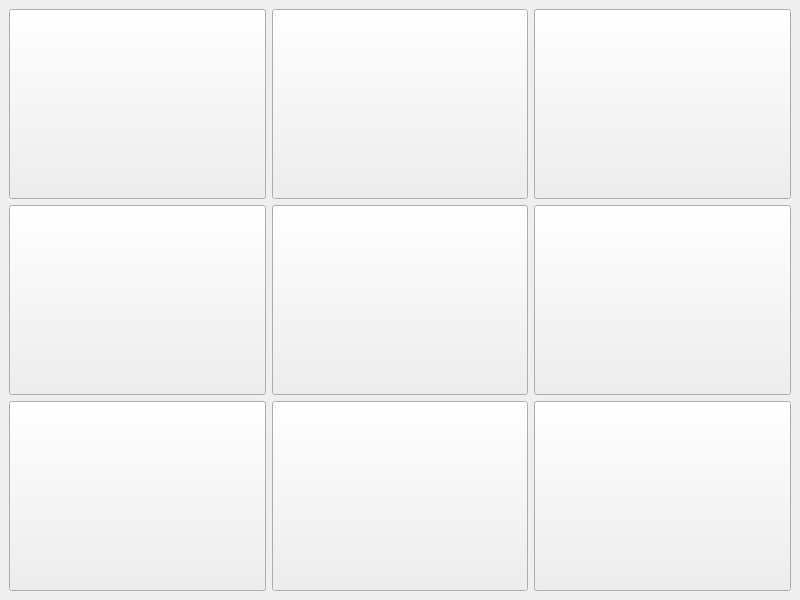
<?xml version="1.0" encoding="UTF-8"?>
<ui version="4.0">
 <class>MainWindow</class>
 <widget class="QMainWindow" name="MainWindow">
  <property name="geometry">
   <rect>
    <x>0</x>
    <y>0</y>
    <width>800</width>
    <height>600</height>
   </rect>
  </property>
  <property name="windowTitle">
   <string>MainWindow</string>
  </property>
  <widget class="QWidget" name="centralwidget">
   <layout class="QGridLayout" name="gridLayout">
    <item row="0" column="1">
     <widget class="QPushButton" name="button01">
      <property name="sizePolicy">
       <sizepolicy hsizetype="Preferred" vsizetype="Preferred">
        <horstretch>0</horstretch>
        <verstretch>0</verstretch>
       </sizepolicy>
      </property>
      <property name="font">
       <font>
        <pointsize>50</pointsize>
       </font>
      </property>
      <property name="text">
       <string/>
      </property>
     </widget>
    </item>
    <item row="1" column="1">
     <widget class="QPushButton" name="button11">
      <property name="sizePolicy">
       <sizepolicy hsizetype="Preferred" vsizetype="Preferred">
        <horstretch>0</horstretch>
        <verstretch>0</verstretch>
       </sizepolicy>
      </property>
      <property name="font">
       <font>
        <pointsize>50</pointsize>
       </font>
      </property>
      <property name="text">
       <string/>
      </property>
     </widget>
    </item>
    <item row="0" column="2">
     <widget class="QPushButton" name="button02">
      <property name="sizePolicy">
       <sizepolicy hsizetype="Preferred" vsizetype="Preferred">
        <horstretch>0</horstretch>
        <verstretch>0</verstretch>
       </sizepolicy>
      </property>
      <property name="font">
       <font>
        <pointsize>50</pointsize>
       </font>
      </property>
      <property name="text">
       <string/>
      </property>
     </widget>
    </item>
    <item row="0" column="0">
     <widget class="QPushButton" name="button00">
      <property name="sizePolicy">
       <sizepolicy hsizetype="Preferred" vsizetype="Preferred">
        <horstretch>0</horstretch>
        <verstretch>0</verstretch>
       </sizepolicy>
      </property>
      <property name="font">
       <font>
        <pointsize>50</pointsize>
       </font>
      </property>
      <property name="text">
       <string/>
      </property>
     </widget>
    </item>
    <item row="1" column="0">
     <widget class="QPushButton" name="button10">
      <property name="sizePolicy">
       <sizepolicy hsizetype="Preferred" vsizetype="Preferred">
        <horstretch>0</horstretch>
        <verstretch>0</verstretch>
       </sizepolicy>
      </property>
      <property name="font">
       <font>
        <pointsize>50</pointsize>
       </font>
      </property>
      <property name="text">
       <string/>
      </property>
     </widget>
    </item>
    <item row="1" column="2">
     <widget class="QPushButton" name="button12">
      <property name="sizePolicy">
       <sizepolicy hsizetype="Preferred" vsizetype="Preferred">
        <horstretch>0</horstretch>
        <verstretch>0</verstretch>
       </sizepolicy>
      </property>
      <property name="font">
       <font>
        <pointsize>50</pointsize>
       </font>
      </property>
      <property name="text">
       <string/>
      </property>
     </widget>
    </item>
    <item row="2" column="0">
     <widget class="QPushButton" name="button20">
      <property name="sizePolicy">
       <sizepolicy hsizetype="Preferred" vsizetype="Preferred">
        <horstretch>0</horstretch>
        <verstretch>0</verstretch>
       </sizepolicy>
      </property>
      <property name="font">
       <font>
        <pointsize>50</pointsize>
       </font>
      </property>
      <property name="text">
       <string/>
      </property>
     </widget>
    </item>
    <item row="2" column="1">
     <widget class="QPushButton" name="button21">
      <property name="sizePolicy">
       <sizepolicy hsizetype="Preferred" vsizetype="Preferred">
        <horstretch>0</horstretch>
        <verstretch>0</verstretch>
       </sizepolicy>
      </property>
      <property name="font">
       <font>
        <pointsize>50</pointsize>
       </font>
      </property>
      <property name="text">
       <string/>
      </property>
     </widget>
    </item>
    <item row="2" column="2">
     <widget class="QPushButton" name="button22">
      <property name="sizePolicy">
       <sizepolicy hsizetype="Preferred" vsizetype="Preferred">
        <horstretch>0</horstretch>
        <verstretch>0</verstretch>
       </sizepolicy>
      </property>
      <property name="font">
       <font>
        <pointsize>50</pointsize>
       </font>
      </property>
      <property name="text">
       <string/>
      </property>
     </widget>
    </item>
   </layout>
  </widget>
 </widget>
 <resources/>
 <connections/>
</ui>
